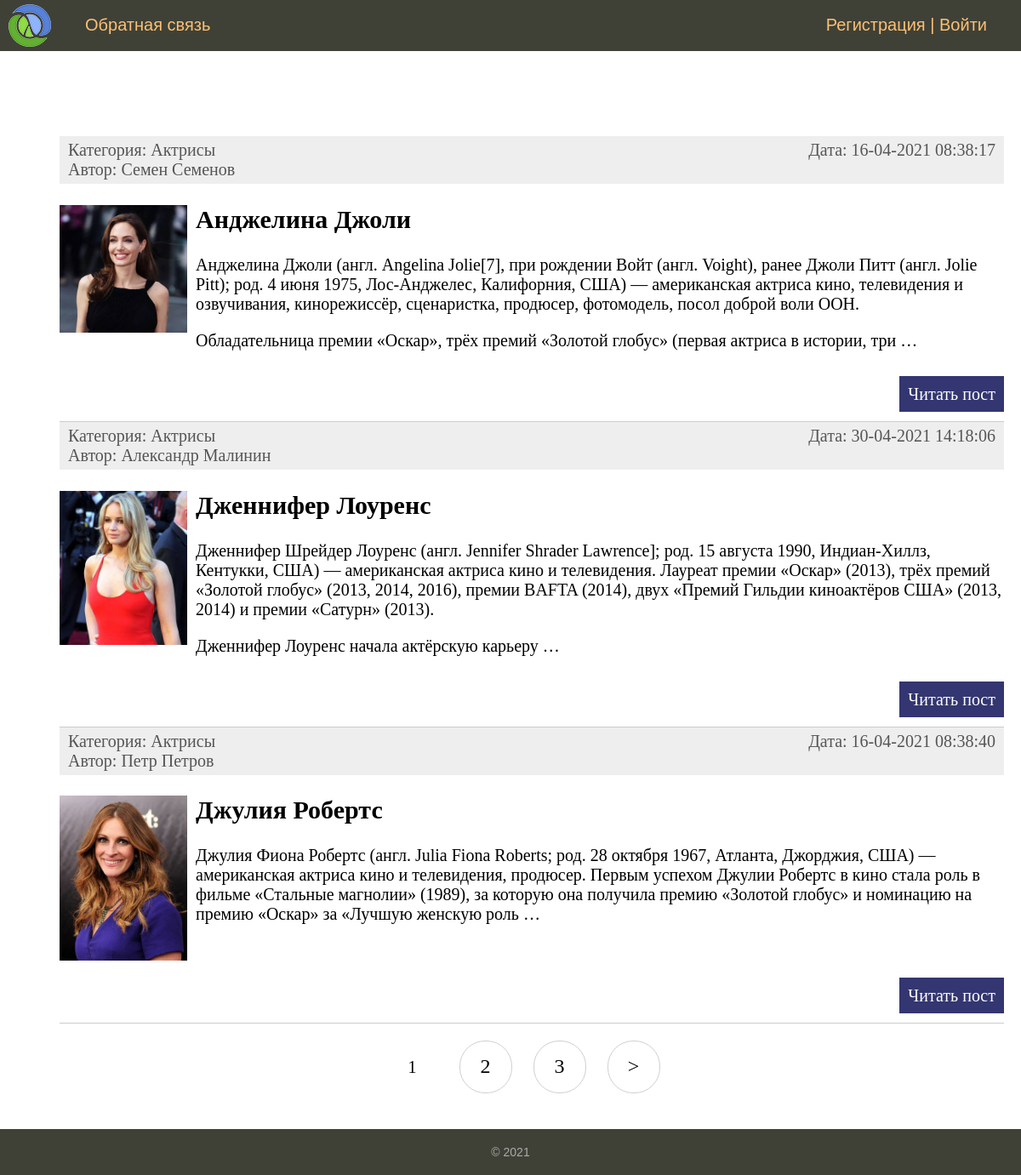
The page / on the database its author committed.
### women/models.py (models this page shows, shortened)
class Women(models.Model):
    title = models.CharField(max_length=255, verbose_name='Заголовок')
    slug = models.SlugField(max_length=255, unique=True, db_index=True, verbose_name='URL')
    content = models.TextField(blank=True, verbose_name="Текст статьи")
    photo = models.ImageField(upload_to="photos/%Y/%m/%d/", verbose_name="Фото")
    time_create = models.DateTimeField(auto_now_add=True, verbose_name="Время создания")
    time_update = models.DateTimeField(auto_now=True, verbose_name="Время изменения")
    is_published = models.BooleanField(default=True, verbose_name="Публикация")
    cat = models.ForeignKey('Category', on_delete=models.PROTECT, verbose_name="Категории")
    favourites = models.ManyToManyField(User, related_name='favourite', blank=True)
    author = models.ForeignKey('Author', on_delete=models.CASCADE, verbose_name="Автор", null=True)
    def get_absolute_url(self):
        return reverse('post', kwargs={'post_slug': self.slug})
    class Meta:
        verbose_name = 'Известные женщины'
        verbose_name_plural = 'Известные женщины'
        ordering = ['id']

class Category(models.Model):
    name = models.CharField(max_length=100, db_index=True, verbose_name='Категория')
    slug = models.SlugField(max_length=255, unique=True, db_index=True, verbose_name='URL')
    class Meta:
        verbose_name = 'Категории'
        verbose_name_plural = 'Категории'
        ordering = ['id']
    def __str__(self):
        return self.name

class Author(models.Model):
    name = models.CharField(max_length=150, db_index=True, verbose_name="Автор", blank=True)
    slug = models.SlugField(max_length=255, unique=True, db_index=True, verbose_name='Auth Slug')
    class Meta:
        verbose_name = 'Автор'
        verbose_name_plural = 'Авторы'
        ordering = ['id']
    def __str__(self):
        return self.name

### women/views.py (the view)
# urls.py: path('', (WomenHome.as_view()), name='home'),
class WomenHome(DataMixin, ListView):
    paginate_by = 3
    model = Women
    template_name = 'women/index.html'
    context_object_name = 'posts'
    def get_context_data(self, *, object_list=None, **kwargs):
        context = super().get_context_data(**kwargs)
        c_def = self.get_user_context(title="Главная страница")
        return dict(list(context.items()) + list(c_def.items()))
    def get_queryset(self):
        return Women.objects.filter(is_published=True).select_related('cat')

### women/utils.py (called while the page is built)
    def get_user_context(self, **kwargs):
        context = kwargs
        cats = cache.get('cats')
        if not cats:
            cats = Category.objects.annotate(Count('women'))
            cache.set('cats', cats, 60)
        user_menu = menu.copy()
        if not self.request.user.is_authenticated:
            user_menu.pop(1)
        context['menu'] = user_menu
        context['cats'] = cats
        if 'cat_selected' not in context:
            context['cat_selected'] = 0
        return context

### women/templates/women/index.html (shortened to what this page needs)
{% extends 'women/base.html' %}
{% block content %}
    <ul class="list-articles">
        {% for p in posts %}
            <div class="article-panel">
                <p class="first">Категория: {{ p.cat }}</p>
                <p class="last">Дата: {{ p.time_update|date:"d-m-Y H:i:s" }}</p>
                <br>
                <p class="first">Автор: {{ p.author }}</p>
            </div>
            <li>
                {% if p.photo %}
                    <p><img class="img-article-left thumb" src="{{ p.photo.url }}"></p>
                {% endif %}
                <h2>{{ p.title }}</h2>
                {% autoescape on %}
                    {{ p.content|linebreaks|truncatewords:50 }}
                {% endautoescape %}
                <p class="link-read-post"><a href="{{ p.get_absolute_url }}">Читать пост</a></p>
            </li>
        {% endfor %}
    </ul>
{% endblock %}

### women/templates/women/base.html (shortened to what this page needs)
{% load static %}
{% load women_tags %}
<!DOCTYPE html>
<html>
<head>
    <link type="text/css" href="{% static 'women/css/styles.css' %}" rel="stylesheet"/>
</head>
<body>
<table class="table-page" border=0 cellpadding="0" cellspacing="0">
    <tr>
        <td valign=top>
            {% block mainmenu %}
                <div class="header">
                    <ul id="mainmenu" class="mainmenu">
                        <li class="logo"><a href="{% url 'home' %}"><div class="logo"></div></a></li>
                        {% for m in menu %}
                                <li><a href="{% url m.url_name %}">{{ m.title }}</a></li>
                        {% endfor %}
                         {% if request.user.is_authenticated %}
                            <li> <a href="{% url 'favourite_list' %}">Избранное</a></li>
                        <li class="last">
                                <li class="last"> {{ user.username }} | <a href="{% url 'logout' %}">Выйти</a></li>
                            {% else %}
                                <li class="last"><a href="{% url 'register' %}">Регистрация</a> | <a
                                        href="{% url 'login' %}">Войти</a></li>
                            {% endif %}
                    </ul>
                </div>
            {% endblock mainmenu %}
            <table class="table-content" border=0 cellpadding="0" cellspacing="0">
                <tr>
                    <td valign="top" class="content">
                        <div class="content-text">
                            {% block content %}
                            {% endblock %}
                            {% if page_obj.has_other_pages %}
                                <nav class="list-pages">
                                    <ul>
                                        {% for p in paginator.page_range %}
                                            {% if page_obj.number == p %}
                                                <li class="page-num page-num-selected">{{ p }}</li>
                                            {% elif p >= page_obj.number|add:-2 and p <= page_obj.number|add:2 %}
                                                <li class="page-num">
                                                    <a href="?page={{ p }}">{{ p }}</a>
                                                </li>
                                            {% endif %}
                                        {% endfor %}
                                        {% if page_obj.has_next %}
                                            <li class="page-num">
                                                <a href="?page={{ page_obj.next_page_number }}">&gt;</a>
                                            </li>
                                        {% endif %}
                                    </ul>
                                </nav>
                            {% endif %}
                        </div>
                    </td>
                </tr>
            </table>
        </td>
    </tr>
    <tr>
        <td valign=top>
            <div id="footer">
                <p>&copy; 2021 </p>
            </div>
        </td>
    </tr>
</table>
</body>
</html>

### women/static/women/css/styles.css (style rules this page uses)
html, body { font-family: 'Arial'; margin: 0; padding: 0; height: 100%; width: 100%; color: #444; }
a { color: #0059b2; text-decoration: none; }
img { max-width: 600px; height: auto; }
img.img-article-left { max-width: 300px; height: auto; float: left; padding: 0 10px 10px 0; }
img.img-article-left.thumb { max-width: 150px; height: auto; }
p.link-read-post { text-align: right; }
p.link-read-post a { padding: 10px; min-width: 100px; background: #333671; color: #fff; text-decoration: none; }
div.article-panel { background: #eee; padding: 5px 10px 5px 10px; box-sizing: border-box; overflow: hidden; color: #555; }
div.article-panel p.first { margin: 0; float: left; }
div.article-panel p.last { margin: 0; float: right; }
ul.list-articles { list-style: none; margin: 0; padding: 0; }
ul.list-articles li { border-bottom: 1px solid #ccc; }
.table-page { width: 100%; height: 100%; vertical-align: top; }
.table-page tr { height: 100%; }
.header { background: #3F4137; height: 60px; }
.logo { background: url('../images/logo.png') no-repeat 10px 5px; width: 70px; height: 60px; }
ul.mainmenu { list-style: none; margin: 0; padding: 0; height: 60px; color: #fdc073; font-size: 20px; overflow: hidden; }
ul.mainmenu li { float: left; margin: 18px 40px 0 30px; }
ul.mainmenu li.logo { margin: 0; }
ul.mainmenu li.last { float: right; }
ul.mainmenu li a { color: #fdc073; text-decoration: none; }
.table-content { width: 100%; min-height: 100%; height: 100%; }
.content { padding: 40px 20px 20px 40px; width: 100%; box-sizing: border-box; }
.content-text { margin: 60px 0 0 30px; color: #000; font-size: 20px; font-family: Yandex Sans Display Light; }
#footer { box-sizing: border-box; background: #3F4137; padding: 5px; color: #aaa; font-size: 14px; font-family: Verdana, Geneva, Arial, Helvetica; text-align: left; overflow: hidden; display: flex; align-items: center; justify-content: center; }
.list-pages { text-align: center; margin: 0 0 20px 0; }
.list-pages ul { margin: 20px 0 0 0; padding: 0; list-style: none; }
.list-pages ul li { display: inline-block; margin: 0 20px 0 0; }
.list-pages a { color: #000; font-size: 24px; text-decoration: none; }
.list-pages .page-num, .page-num-selected { display: inline-block; width: 60px; height: 44px; padding: 16px 0 0 0; border: 1px solid #d0d0d0; border-radius: 30px; }
.list-pages .page-num-selected { border: none; color: #000; font-size: 20px; }

### rows shown on the page
Women: cat "Актрисы", time_update "16-04-2021 08:38:17", author "Семен Семенов", photo (picture), title "Анджелина Джоли", content "Анджелина Джоли (англ. Angelina Jolie[7], при рождении Войт (англ. Voight), ранее Джоли Питт (англ. Jolie Pitt); род. 4 июня 1975, Лос-Анджелес, Калифорния, США) — американская актриса кино, телевидения и озвучивания, кинорежиссёр, сценаристка, продюсер, фотомодель, посол доброй воли ООН. Обладательница премии «Оскар», трёх премий «Золотой глобус» (первая актриса в истории, три …"
Women: cat "Актрисы", time_update "30-04-2021 14:18:06", author "Александр Малинин", photo (picture), title "Дженнифер Лоуренс", content "Дженнифер Шрейдер Лоуренс (англ. Jennifer Shrader Lawrence]; род. 15 августа 1990, Индиан-Хиллз, Кентукки, США) — американская актриса кино и телевидения. Лауреат премии «Оскар» (2013), трёх премий «Золотой глобус» (2013, 2014, 2016), премии BAFTA (2014), двух «Премий Гильдии киноактёров США» (2013, 2014) и премии «Сатурн» (2013). Дженнифер Лоуренс начала актёрскую карьеру …"
Women: cat "Актрисы", time_update "16-04-2021 08:38:40", author "Петр Петров", photo (picture), title "Джулия Робертс", content "Джулия Фиона Робертс (англ. Julia Fiona Roberts; род. 28 октября 1967, Атланта, Джорджия, США) — американская актриса кино и телевидения, продюсер. Первым успехом Джулии Робертс в кино стала роль в фильме «Стальные магнолии» (1989), за которую она получила премию «Золотой глобус» и номинацию на премию «Оскар» за «Лучшую женскую роль …"

### other values the page prints
{{ m.title }} "Обратная связь"
{{ p }} "1"
{{ p }} "2" "3"
